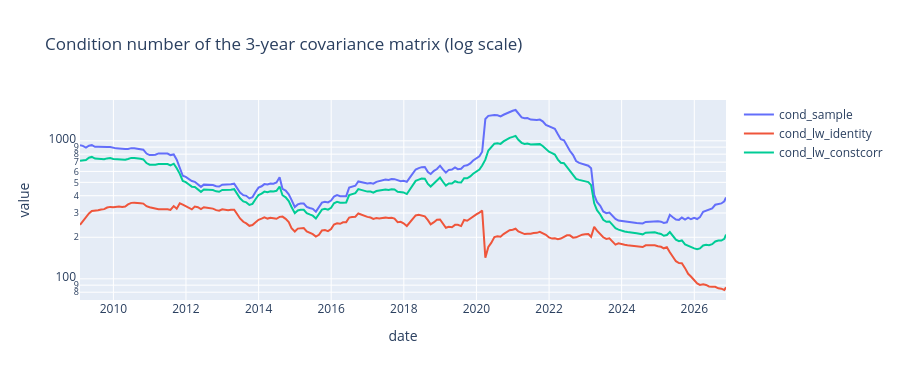
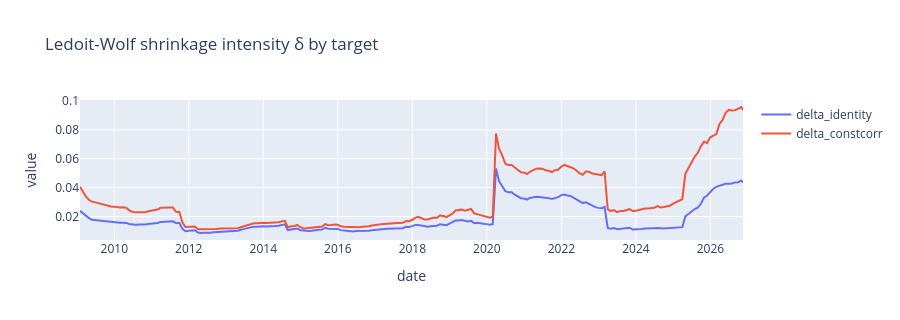

These figures' notebook cell, in order:
### Markdown cell above
### 2.2 — Three-Year Rolling Σ: Sample vs. Ledoit-Wolf

> Validated common-sample implementation: `python -m src.build_dependence`; see `docs/12_CORRELATION_COVARIANCE.md`. Saved outputs and exploratory code below use legacy inputs and are not the validated common-sample results. Covariance formulas in `src.estimation` have been corrected; rerun before relying on old output. Later GMV/OOS experiments remain unverified.

### Code cell
# 2.2 — Rolling 3-year covariance: sample vs Ledoit-Wolf (identity target) vs Ledoit-Wolf (constant correlation, LN3)
import importlib, src.estimation
importlib.reload(src.estimation)
from src.estimation import ledoit_wolf_constant_corr

X_all = returns[ASSETS]
month_ends = X_all.groupby(X_all.index.to_period("M")).apply(lambda d: d.index[-1]).values
est_dates = [pd.Timestamp(d) for d in month_ends if X_all.index.get_loc(pd.Timestamp(d)) >= WINDOW_DAYS - 1]
ESTIMATORS = ["sample", "lw_identity", "lw_constcorr"]

def gmv(cov):
    """Unconstrained global minimum-variance weights (closed form, LN1/LN3)."""
    inv1 = np.linalg.solve(cov, np.ones(len(cov)))
    return inv1 / inv1.sum()

COV = {k: {} for k in ESTIMATORS}
W_GMV = {k: {} for k in ESTIMATORS}
diag, oos = [], {k: [] for k in ESTIMATORS}

for i, t in enumerate(est_dates):
    X = X_all.loc[:t].iloc[-WINDOW_DAYS:]                       # only data known at t
    lw_id = LedoitWolf().fit(X.values)
    C_cc, delta_cc = ledoit_wolf_constant_corr(X)
    mats = {"sample": X.cov().values * 252,
            "lw_identity": lw_id.covariance_ * 252,
            "lw_constcorr": C_cc.values}
    for name, C in mats.items():
        COV[name][t] = pd.DataFrame(C, ASSETS, ASSETS)
        W_GMV[name][t] = pd.Series(gmv(C), ASSETS)
    diag.append({"date": t, "delta_identity": lw_id.shrinkage_, "delta_constcorr": delta_cc,
                 **{f"cond_{k}": np.linalg.cond(C) for k, C in mats.items()}})
    if i + 1 < len(est_dates):                                  # hold GMV weights during the NEXT month
        nxt = X_all.loc[t:est_dates[i + 1]].iloc[1:]
        for name in ESTIMATORS:
            oos[name].append(nxt @ W_GMV[name][t])

diag = pd.DataFrame(diag).set_index("date")
W_GMV = {k: pd.DataFrame(v).T for k, v in W_GMV.items()}
oos = {k: pd.concat(v) for k, v in oos.items()}

summary = pd.DataFrame({
    k: {"OOS GMV vol (ann.)":    oos[k].std() * np.sqrt(252),
        "ex-ante GMV vol (avg)": np.mean([np.sqrt(W_GMV[k].loc[t] @ COV[k][t] @ W_GMV[k].loc[t])
                                          for t in W_GMV[k].index]),
        "avg monthly turnover":  W_GMV[k].diff().abs().sum(axis=1).iloc[1:].mean(),
        "avg gross exposure":    W_GMV[k].abs().sum(axis=1).mean(),
        "avg condition number":  diag[f"cond_{k}"].mean()}
    for k in ESTIMATORS}).T
display(summary.style.format({"OOS GMV vol (ann.)": "{:.2%}", "ex-ante GMV vol (avg)": "{:.2%}",
                              "avg monthly turnover": "{:.0%}", "avg gross exposure": "{:.2f}",
                              "avg condition number": "{:.0f}"}))
print(f"Avg shrinkage δ — identity target: {diag['delta_identity'].mean():.3f} | "
      f"constant-correlation target: {diag['delta_constcorr'].mean():.3f} "
      f"(min {diag['delta_constcorr'].min():.3f}, max {diag['delta_constcorr'].max():.3f})")

fig = px.line(diag[[f"cond_{k}" for k in ESTIMATORS]], log_y=True,
              title="Condition number of the 3-year covariance matrix (log scale)")
fig.update_layout(height=380, legend_title="")
fig.show()
fig = px.line(diag[["delta_identity", "delta_constcorr"]],
              title="Ledoit-Wolf shrinkage intensity δ by target")
fig.update_layout(height=320, legend_title="")
fig.show()

diag.to_csv(RESULTS / "2_2_covariance_diagnostics.csv")
summary.to_csv(RESULTS / "2_2_sample_vs_lw_summary.csv")
for name, W in W_GMV.items():
    W.to_csv(RESULTS / f"2_2_gmv_weights_{name}.csv")

### Figure 1 — Plotly figure (JSON) as saved in the notebook; plotly's stock layout.template omitted (floating-point values rounded to 4 significant figures; data arrays with more than 128 entries replaced by an {"elided": "..."} marker saying what was removed)
{"data": [{"hovertemplate": "variable=cond_sample<br>date=%{x}<br>value=%{y}<extra></extra>", "legendgroup": "cond_sample", "line": {"color": "#636efa", "dash": "solid"}, "marker": {"symbol": "circle"}, "mode": "lines", "name": "cond_sample", "orientation": "v", "showlegend": true, "type": "scatter", "x": {"elided": "215 str values"}, "xaxis": "x", "y": {"elided": "215 float values"}, "yaxis": "y"}, {"hovertemplate": "variable=cond_lw_identity<br>date=%{x}<br>value=%{y}<extra></extra>", "legendgroup": "cond_lw_identity", "line": {"color": "#EF553B", "dash": "solid"}, "marker": {"symbol": "circle"}, "mode": "lines", "name": "cond_lw_identity", "orientation": "v", "showlegend": true, "type": "scatter", "x": {"elided": "215 str values"}, "xaxis": "x", "y": {"elided": "215 float values"}, "yaxis": "y"}, {"hovertemplate": "variable=cond_lw_constcorr<br>date=%{x}<br>value=%{y}<extra></extra>", "legendgroup": "cond_lw_constcorr", "line": {"color": "#00cc96", "dash": "solid"}, "marker": {"symbol": "circle"}, "mode": "lines", "name": "cond_lw_constcorr", "orientation": "v", "showlegend": true, "type": "scatter", "x": {"elided": "215 str values"}, "xaxis": "x", "y": {"elided": "215 float values"}, "yaxis": "y"}], "layout": {"height": 380, "legend": {"title": {"text": ""}, "tracegroupgap": 0}, "title": {"text": "Condition number of the 3-year covariance matrix (log scale)"}, "xaxis": {"anchor": "y", "domain": [0, 1], "title": {"text": "date"}}, "yaxis": {"anchor": "x", "domain": [0, 1], "title": {"text": "value"}, "type": "log"}}}

### Figure 2 — Plotly figure (JSON) as saved in the notebook; plotly's stock layout.template omitted (floating-point values rounded to 4 significant figures; data arrays with more than 128 entries replaced by an {"elided": "..."} marker saying what was removed)
{"data": [{"hovertemplate": "variable=delta_identity<br>date=%{x}<br>value=%{y}<extra></extra>", "legendgroup": "delta_identity", "line": {"color": "#636efa", "dash": "solid"}, "marker": {"symbol": "circle"}, "mode": "lines", "name": "delta_identity", "orientation": "v", "showlegend": true, "type": "scatter", "x": {"elided": "215 str values"}, "xaxis": "x", "y": {"elided": "215 float values"}, "yaxis": "y"}, {"hovertemplate": "variable=delta_constcorr<br>date=%{x}<br>value=%{y}<extra></extra>", "legendgroup": "delta_constcorr", "line": {"color": "#EF553B", "dash": "solid"}, "marker": {"symbol": "circle"}, "mode": "lines", "name": "delta_constcorr", "orientation": "v", "showlegend": true, "type": "scatter", "x": {"elided": "215 str values"}, "xaxis": "x", "y": {"elided": "215 float values"}, "yaxis": "y"}], "layout": {"height": 320, "legend": {"title": {"text": ""}, "tracegroupgap": 0}, "title": {"text": "Ledoit-Wolf shrinkage intensity δ by target"}, "xaxis": {"anchor": "y", "domain": [0, 1], "title": {"text": "date"}}, "yaxis": {"anchor": "x", "domain": [0, 1], "title": {"text": "value"}}}}
